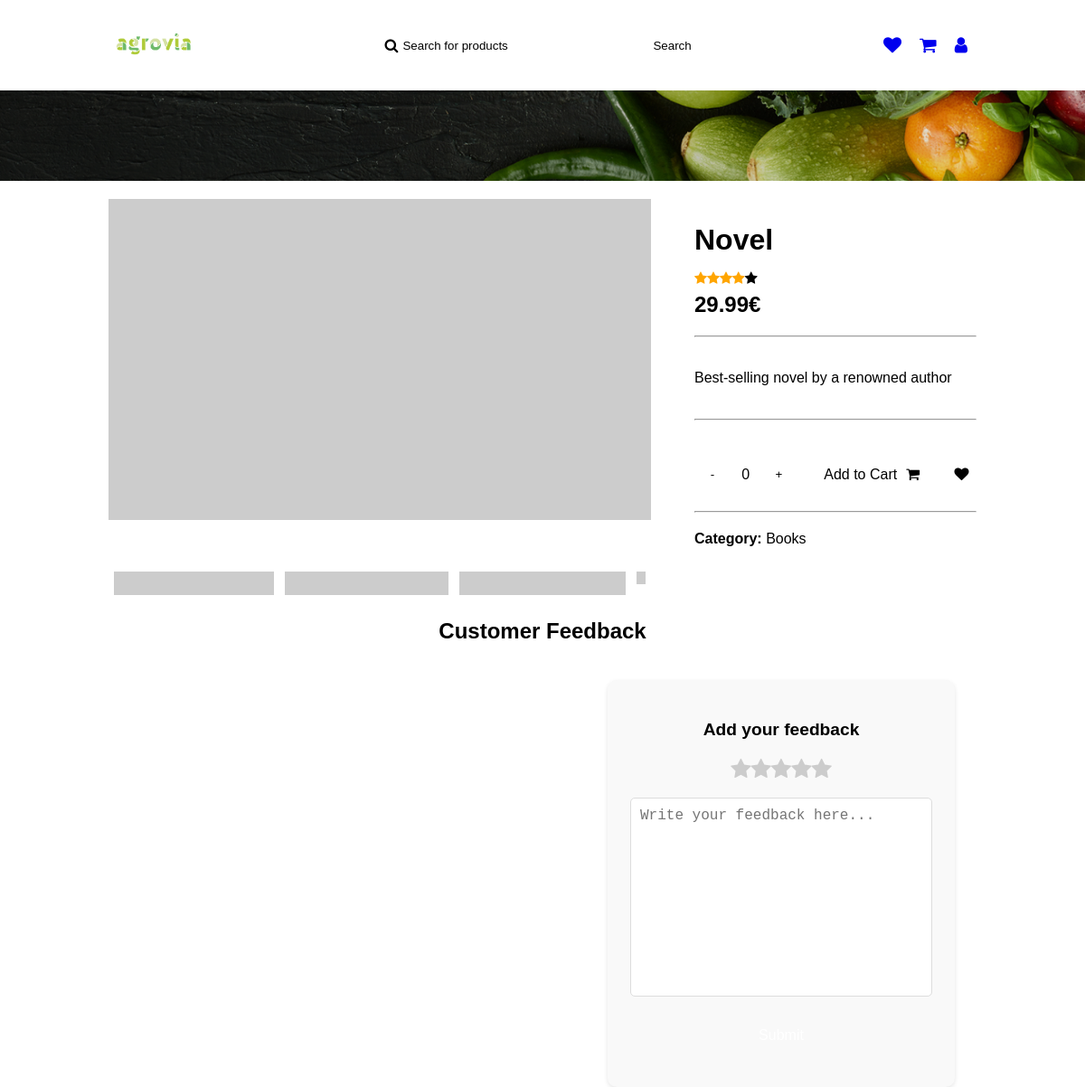
Screenshot of /pages/announce-view.php?id=3 with the database file from the repository.
### tables this page shows
CREATE TABLE Announce (
  id INTEGER PRIMARY KEY,
  id_category INTEGER,
  image TEXT,
  title TEXT,
  description TEXT,
  price FLOAT,
  quantity INTEGER,
  rating INTEGER,
  out_of_stock BOOLEAN,
  FOREIGN KEY (id_category) REFERENCES Category(id)
);

CREATE TABLE Category (
  id INTEGER PRIMARY KEY,
  name TEXT
);

### pages/announce-view.php (the view, shortened to what this page needs)
<!DOCTYPE html>
<html lang="en">
<head>
    <link rel="stylesheet" href="../../styles/announce.css" onload="load_theme()">
    <link rel="stylesheet" href="../../styles/main-header.css">
    <link rel="stylesheet" href="https://cdnjs.cloudflare.com/ajax/libs/font-awesome/4.7.0/css/font-awesome.min.css">
</head>
<body>
    <header>
        <a href="../pages/home.php"><img src="../../assets/logo/agrovia-green.png" alt="logo"></a>
        <div class="search-bar">
            <span>
                <i class="fa fa-search"></i>
                <input type="text" name="search" id="search" placeholder="Search for products"
                    onkeydown="if(event.keyCode === 13) search()">
            </span>
            <button onclick="search()">Search</button>
        </div>
        <div class="user">
            <a href="../../pages/user/wishlist.html">
                <i class="fa fa-heart"></i>
            </a>
            <a href="../../pages/user/cart.html">
                <i class="fa fa-shopping-cart"></i>
            </a>
            <a href="../../pages/user/user.html">
                <i class="fa fa-user"></i>
            </a>
        </div>
    </header>
    <div class="separator-background"></div>
    <div class="main-container">
        <?php
        require "../php/announce.php";
        $announce = get_announce_by_id($_GET['id']);
        $category = get_announce_category($_GET['id']);
        $is_saved = is_announce_in_wish_list($_GET['id']);
        ?>
        <section class="gallery">
            <div class="gallery-item">
                <img class="gallery-img" src="https://picsum.photos/id/1015/600/400.jpg" alt="" />
                <label for="img-1" class="gallery-thumb"><img src="https://picsum.photos/id/1015/150/100.jpg"
                        alt="" /></label>
            </div>
            <div class="gallery-item">
                <label for="img-2" class="gallery-thumb"><img src="https://picsum.photos/id/1039/150/100.jpg"
                        alt="" /></label>
            </div>
            <div class="gallery-item">
                <label for="img-3" class="gallery-thumb"><img src="https://picsum.photos/id/1057/150/100.jpg"
                        alt="" /></label>
            </div>
            <div class="gallery-item">
                <label for="img-4" class="gallery-thumb"><img src="https://picsum.photos/id/106/150/100.jpg"
                        alt="" /></label>
            </div>
        </section>
        <section class="quick-view">
            <div class="main-infos">
                <h1><?php echo $announce['title'] ?></h1>
                <div class="rating"><?php echo generate_star($announce['rating']) ?></div>
                <div class="price"><?php echo $announce['price'] ?>€</div>
            </div>
            <hr>
            <div class="description">
                <p><?php echo $announce['description'] ?></p>
            </div>
            <hr>
            <div class="actions">
                <div class="manage-quantity">
                    <button class="increment" onclick="decrement()">-</button>
                    <span id="count">0</span>
                    <button class="decrement" onclick="increment()">+</button>
                </div>
                <button class="cart">Add to Cart<i class="fa fa-shopping-cart"></i></button>
                <button class="wish">
                    <i class="fa fa-heart" style="<?php if ($is_saved)
                        echo "color: var(--secondary);" ?>"></i>
                    </button>
                </div>
                <hr>
                <div class="category">
                    <span>
                        <strong>Category:</strong>
                    <?php echo "<span>" . $category['name'] . "</span>" ?>
                </span>
            </div>
        </section>
    </div>
    <h2 class="title-feedback">Customer Feedback</h2>
    <div class="customer-feedback">
        <section class="feedback-section">
        </section>
        <section class="add-feedback">
            <h3>Add your feedback</h3>
            <div class="rating-stars">
                <i class='fa fa-star'></i>
                <i class='fa fa-star'></i>
                <i class='fa fa-star'></i>
                <i class='fa fa-star'></i>
                <i class='fa fa-star'></i>
            </div>
            <textarea name="feedback" id="feedback" cols="30" rows="10"
                placeholder="Write your feedback here..."></textarea>
            <button onclick="submit_feedback()">Submit</button>
        </section>
    </div>
</body>
</html>

### styles/announce.css (style rules this page uses)
.main-container { display: flex; margin-top: 120px; width: 100%; justify-content: flex-start; }
img { max-width: 100%; vertical-align: top; }
.gallery { display: flex; width: 600px; min-width: 600px; position: relative; }
@media screen and (min-width: 600px) { .gallery { padding-top: 400px; } }
.gallery-img { position: absolute; top: 0; left: 0; opacity: 0; transition: opacity 0.3s ease-in-out; }
.gallery-thumb { padding-top: 6px; margin: 6px; display: block; }
.gallery-selector:checked + .gallery-img { opacity: 1; }
.gallery-selector:checked ~ .gallery-thumb > img { box-shadow: 0 0 0 3px var(--secondary); }
.quick-view { margin-left: 5%; width: 100%; display: flex; flex-direction: column; }
.quick-view .main-infos { display: flex; flex-direction: column; }
.quick-view .main-infos h1 { font-size: 2rem; margin-bottom: 15px; }
.quick-view hr { margin: 20px 0; width: 100%; color: var(--text); }
.quick-view .price { font-size: 1.5rem; font-weight: 700; color: var(--secondary); }
.quick-view .actions { display: flex; justify-content: space-between; margin-top: 20px; align-items: center; }
.quick-view .actions .manage-quantity { display: flex; align-items: center; justify-content: space-between; background-color: var(--white); border-radius: 35px; width: 150px; border: 1px solid var(--gray); }
.quick-view .actions .manage-quantity button { padding: 12px; width: 40px; height: 40px; border-radius: 50%; border: none; cursor: pointer; background-color: var(--gray); }
.quick-view .actions .manage-quantity span { width: 25px; text-align: center; border: none; background-color: transparent; color: black; }
.quick-view .actions .cart { background-color: var(--secondary); color: var(--white); padding: 10px 20px; border-radius: 35px; width: 60%; border: none; cursor: pointer; font-size: 1rem; margin: 0 7px; }
.quick-view .actions .cart i { margin-left: 10px; }
.quick-view .actions .wish { background-color: var(--white); color: var(--text); border-radius: 35px; width: 40px; height: 40px; border: none; cursor: pointer; font-size: 1rem; }
.customer-feedback { display: flex; margin-top: 20px; width: 100%; }
h2.title-feedback { text-align: center; }
.customer-feedback .feedback-section { display: flex; flex-direction: column; margin-top: 20px; width: 55%; }
.customer-feedback .add-feedback { width: 40%; height: 450px; margin: 0 auto; padding: 25px; background-color: #f9f9f9; border-radius: 10px; box-shadow: 0 2px 5px rgba(0, 0, 0, 0.1); position: sticky; z-index: 1000; top: 25%; }
.customer-feedback .add-feedback h3 { text-align: center; font-size: 1.2rem; margin-bottom: 20px; color: var(--primary); }
.customer-feedback .add-feedback textarea { width: 100%; height: 55%; padding: 10px; font-size: 1rem; border: 1px solid #ddd; resize: none; border-radius: 5px; margin-bottom: 20px; }
.customer-feedback .add-feedback button { padding: 10px 20px; font-size: 1rem; background-color: var(--secondary); color: white; border: none; border-radius: 50px; cursor: pointer; transition: background-color 0.3s ease; width: 100%; }
.customer-feedback .add-feedback .rating-stars { display: flex; justify-content: center; margin-bottom: 20px; }
.customer-feedback .add-feedback .rating-stars .fa-star { font-size: 1.5rem; color: #ccc; transition: color 0.3s ease; cursor: pointer; }

### styles/main-header.css (style rules this page uses)
header { display: flex; justify-content: space-between; align-items: center; }
header a img { width: 100px; }
header .search-bar { display: flex; align-items: center; }
header .search-bar span { display: flex; align-items: center; position: relative; }
header .search-bar span i { position: absolute; left: 10px; color: var(--text); }
header .search-bar span input { padding: 7px; border: 1px solid var(--secondary); border-radius: 5px 0 0 5px; padding-left: 30px; min-width: 300px; }
header .search-bar span input::placeholder { color: var(--text); position: absolute; left: 30px; }
header .search-bar button { padding: 7px; border-radius: 0 5px 5px 0; background-color: var(--secondary); color: var(--white); border: 1px solid var(--secondary); cursor: pointer; }
header .user { display: flex; align-items: center; }
header .user a { text-decoration: none; padding: 10px; }
header .user a i { font-size: 20px; color: var(--text); }
.separator-background { background-image: url("../../assets/backgrounds/separator-background.png"); background-size: cover; background-position: center; background-repeat: no-repeat; width: 100%; height: 100px; position: absolute; left: 0; }

### rows the page displays
announce: title "Novel", rating 4 (drawn), price "29.99", description "Best-selling novel by a renowned author"
category: name "Books"
